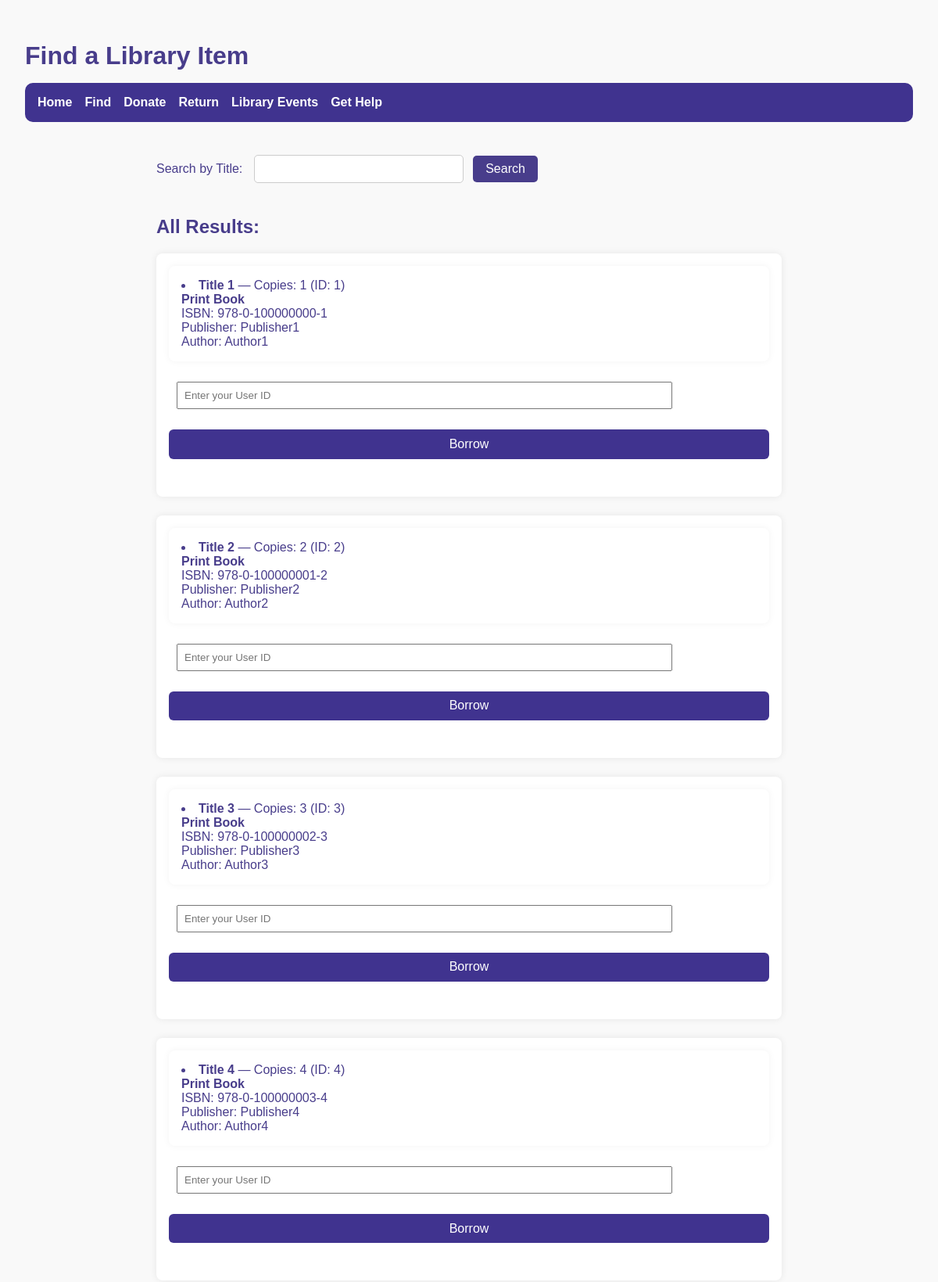
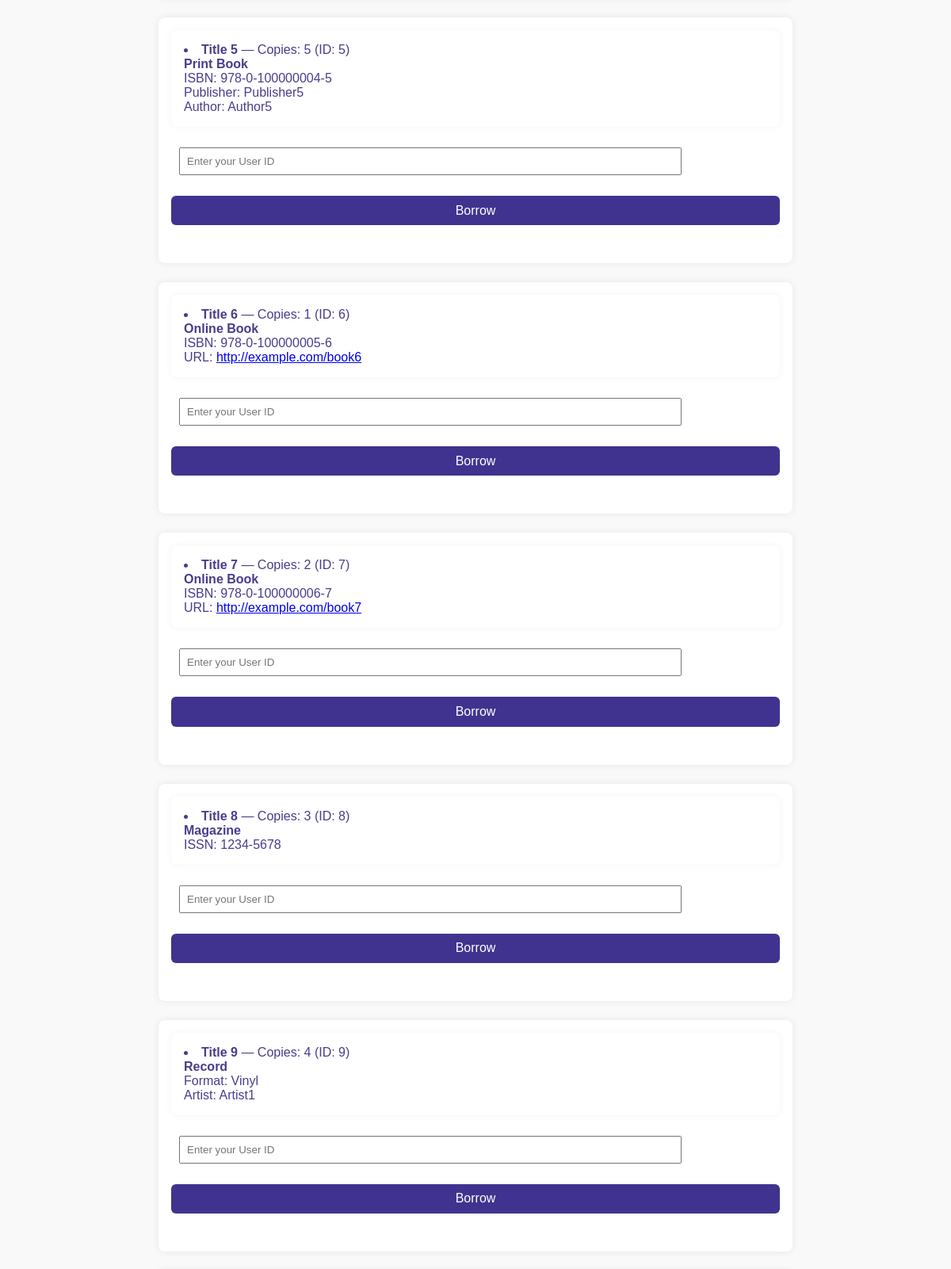
Page /find (upper part) on the committed database (2 pictures, top to bottom).
### tables this page shows
CREATE TABLE PrintBooks (
        item_id INTEGER PRIMARY KEY,
        ISBN TEXT,
        FOREIGN KEY (item_id) REFERENCES LibraryItems(item_id),
        FOREIGN KEY (ISBN) REFERENCES BookMetadata(ISBN)
    );

CREATE TABLE LibraryItems (
        item_id INTEGER PRIMARY KEY,
        available_copies INTEGER CHECK(available_copies >= 0),
        title TEXT NOT NULL
    );

CREATE TABLE BookMetadata (
        ISBN TEXT PRIMARY KEY,
        publisher TEXT,
        author TEXT
    );

CREATE TABLE OnlineBooks (
        item_id INTEGER PRIMARY KEY,
        url TEXT,
        ISBN TEXT,
        FOREIGN KEY (item_id) REFERENCES LibraryItems(item_id),
        FOREIGN KEY (ISBN) REFERENCES BookMetadata(ISBN)
    );

CREATE TABLE Magazines (
        item_id INTEGER PRIMARY KEY,
        ISSN TEXT,
        FOREIGN KEY (item_id) REFERENCES LibraryItems(item_id)
    );

CREATE TABLE MediaMetadata (
        media_id INTEGER PRIMARY KEY,
        format TEXT,
        artist TEXT,
        genre TEXT
    );

### modules/routes.py (the view)
    @app.route('/find', methods=['GET', 'POST'])
    def find_item():
        search_query = ''
        if request.method == 'POST':
            search_query = request.form['title']
        conn = sqlite3.connect('library.db')
        cur = conn.cursor()
        query = '''
            SELECT li.item_id, li.title, li.available_copies,
                pb.ISBN, bm.publisher, bm.author,
                mm1.format AS record_format, mm1.artist AS record_artist,
                m.ISSN,
                ob.ISBN AS ob_ISBN, ob.url,
                mm2.genre AS cd_genre
            FROM LibraryItems li
            LEFT JOIN PrintBooks pb ON li.item_id = pb.item_id
            LEFT JOIN BookMetadata bm ON pb.ISBN = bm.ISBN
            LEFT JOIN Records r ON li.item_id = r.item_id
            LEFT JOIN MediaMetadata mm1 ON r.media_id = mm1.media_id
            LEFT JOIN Magazines m ON li.item_id = m.item_id
            LEFT JOIN OnlineBooks ob ON li.item_id = ob.item_id
            LEFT JOIN CDs cd ON li.item_id = cd.item_id
            LEFT JOIN MediaMetadata mm2 ON cd.media_id = mm2.media_id
        '''
        params = ()
        if search_query:
            query += ' WHERE li.title LIKE ?'
            params = (f'%{search_query}%',)
        cur.execute(query, params)
        results = cur.fetchall()
        conn.close()
        return render_template('find.html', results=results, search_query=search_query, message=request.args.get('message'))

### templates/find.html (shortened to what this page needs)
{% extends 'base.html' %}
{% block head %}
    <h1>Find a Library Item</h1>
{% endblock %}
{% block body %}
    <form method="POST">
        <label for="title">Search by Title:</label>
        <input type="text" id="title" name="title" value="{{ search_query }}">
        <button type="submit">Search</button>
    </form>
    <h2>All Results:</h2>
    {% for item in results %}
        <div class="card">
            <li>
                <strong>{{ item[1] }}</strong> — Copies: {{ item[2] }} (ID: {{ item[0] }})<br>
                {% if item[3] %}
                    <strong>Print Book</strong><br>
                    ISBN: {{ item[3] }}<br>
                    Publisher: {{ item[4] }}<br>
                    Author: {{ item[5] }}<br>
                {% elif item[6] and item[7] %}
                    <strong>Record</strong><br>
                    Format: {{ item[6] }}<br>
                    Artist: {{ item[7] }}<br>
                {% elif item[8] %}
                    <strong>Magazine</strong><br>
                    ISSN: {{ item[8] }}<br>
                {% elif item[9] %}
                    <strong>Online Book</strong><br>
                    ISBN: {{ item[9] }}<br>
                    URL: <a href="{{ item[10] }}" target="_blank">{{ item[10] }}</a><br>
                {% elif item[11] %}
                    <strong>CD</strong><br>
                    Genre: {{ item[11] }}<br>
                    Format: {{ item[6] }}<br>
                    Artist: {{ item[7] }}<br>
                {% endif %}
            </li>
            <form method="POST" action="{{ url_for('borrow_item') }}">
                <input type="number" name="user_id" placeholder="Enter your User ID" required>
                <button class="action-button" type="submit">Borrow</button>
            </form>
        </div>
    {% endfor %}
{% endblock %}

### static/style.css (style rules this page uses)
body { margin: 0; font-family: sans-serif; color: darkslateblue; background-color: #f9f9f9; padding: 2rem; }
h1 { color: darkslateblue; margin-bottom: 1rem; }
form { margin-bottom: 2rem; }
input[type="text"] { padding: 0.5rem; font-size: 1rem; width: 250px; margin-right: 0.5rem; border: 1px solid #ccc; border-radius: 5px; }
button { padding: 0.5rem 1rem; font-size: 1rem; background-color: darkslateblue; color: white; border: none; border-radius: 5px; cursor: pointer; }
li { background: white; padding: 1rem; margin-bottom: 1rem; border-radius: 8px; box-shadow: 0 0 10px rgba(0,0,0,0.05); }
input, #openEventForm { margin: 10px; padding: 8px; width: 80%; }
.card { background: white; padding: 1rem; margin-bottom: 1.5rem; border-radius: 8px; box-shadow: 0 0 10px rgba(0, 0, 0, 0.08); }
.action-button { background-color: #40338f; color: white; padding: 0.6rem 1rem; margin-top: 1rem; border: none; width: 100%; font-size: 1rem; border-radius: 6px; cursor: pointer; }

### rows in the picture
PrintBooks: title "Title 1", available_copies "1", item_id "1", ISBN "978-0-100000000-1", publisher "Publisher1", author "Author1"
PrintBooks: title "Title 2", available_copies "2", item_id "2", ISBN "978-0-100000001-2", publisher "Publisher2", author "Author2"
PrintBooks: title "Title 3", available_copies "3", item_id "3", ISBN "978-0-100000002-3", publisher "Publisher3", author "Author3"
PrintBooks: title "Title 4", available_copies "4", item_id "4", ISBN "978-0-100000003-4", publisher "Publisher4", author "Author4"
PrintBooks: title "Title 5", available_copies "5", item_id "5", ISBN "978-0-100000004-5", publisher "Publisher5", author "Author5"
OnlineBooks: title "Title 6", available_copies "1", item_id "6", ISBN "978-0-100000005-6", url "http://example.com/book6"
OnlineBooks: title "Title 7", available_copies "2", item_id "7", ISBN "978-0-100000006-7", url "http://example.com/book7"
Magazines: title "Title 8", available_copies "3", item_id "8", ISSN "1234-5678"
MediaMetadata: title "Title 9", available_copies "4", item_id "9", format "Vinyl", artist "Artist1"
